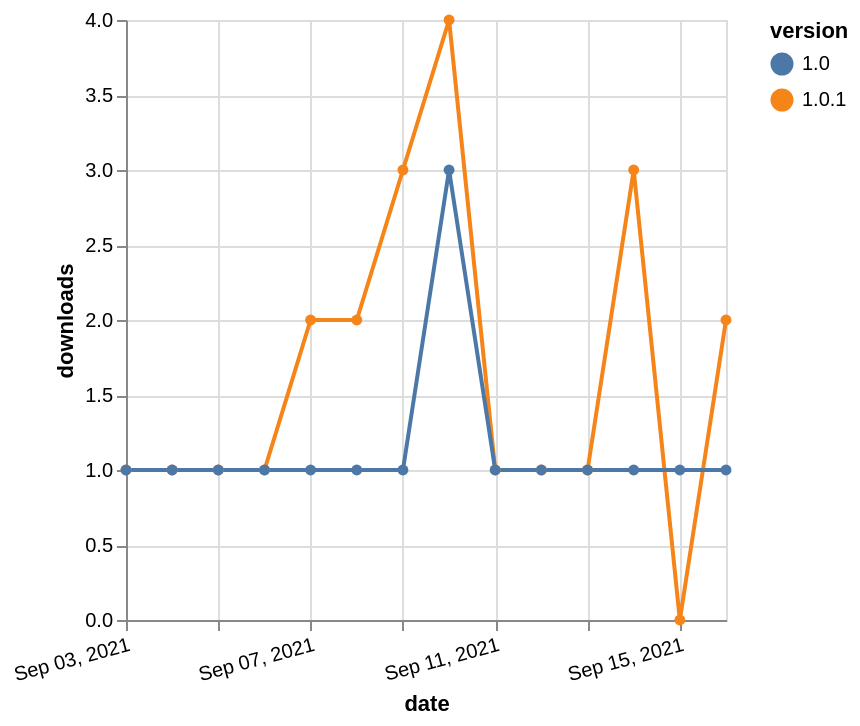

Specify this chart in Vega-Lite:
### Vega-Lite specification from a JSON file in a GitHub repository (floating-point values rounded to 4 significant figures)
{"$schema": "https://vega.github.io/schema/vega-lite/v5.json", "description": "A simple bar chart with embedded data.", "data": {"values": [{"date": "2021-09-03", "total": 726, "delta": 1, "version": "1.0.1"}, {"date": "2021-09-04", "total": 727, "delta": 1, "version": "1.0.1"}, {"date": "2021-09-05", "total": 728, "delta": 1, "version": "1.0.1"}, {"date": "2021-09-06", "total": 729, "delta": 1, "version": "1.0.1"}, {"date": "2021-09-07", "total": 731, "delta": 2, "version": "1.0.1"}, {"date": "2021-09-08", "total": 733, "delta": 2, "version": "1.0.1"}, {"date": "2021-09-09", "total": 736, "delta": 3, "version": "1.0.1"}, {"date": "2021-09-10", "total": 740, "delta": 4, "version": "1.0.1"}, {"date": "2021-09-11", "total": 741, "delta": 1, "version": "1.0.1"}, {"date": "2021-09-12", "total": 742, "delta": 1, "version": "1.0.1"}, {"date": "2021-09-13", "total": 743, "delta": 1, "version": "1.0.1"}, {"date": "2021-09-14", "total": 746, "delta": 3, "version": "1.0.1"}, {"date": "2021-09-15", "total": 746, "delta": 0, "version": "1.0.1"}, {"date": "2021-09-16", "total": 748, "delta": 2, "version": "1.0.1"}, {"date": "2021-09-03", "total": 380, "delta": 1, "version": "1.0"}, {"date": "2021-09-04", "total": 381, "delta": 1, "version": "1.0"}, {"date": "2021-09-05", "total": 382, "delta": 1, "version": "1.0"}, {"date": "2021-09-06", "total": 383, "delta": 1, "version": "1.0"}, {"date": "2021-09-07", "total": 384, "delta": 1, "version": "1.0"}, {"date": "2021-09-08", "total": 385, "delta": 1, "version": "1.0"}, {"date": "2021-09-09", "total": 386, "delta": 1, "version": "1.0"}, {"date": "2021-09-10", "total": 389, "delta": 3, "version": "1.0"}, {"date": "2021-09-11", "total": 390, "delta": 1, "version": "1.0"}, {"date": "2021-09-12", "total": 391, "delta": 1, "version": "1.0"}, {"date": "2021-09-13", "total": 392, "delta": 1, "version": "1.0"}, {"date": "2021-09-14", "total": 393, "delta": 1, "version": "1.0"}, {"date": "2021-09-15", "total": 394, "delta": 1, "version": "1.0"}, {"date": "2021-09-16", "total": 395, "delta": 1, "version": "1.0"}]}, "width": "container", "mark": {"type": "line", "point": {"filled": true}}, "encoding": {"x": {"field": "date", "type": "temporal", "timeUnit": "yearmonthdate", "title": "date", "axis": {"labelAngle": -15}}, "y": {"field": "delta", "type": "quantitative", "title": "downloads"}, "color": {"field": "version", "type": "nominal"}, "tooltip": {"field": "delta"}}}
